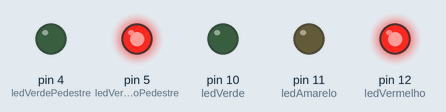
Recording of a sketch running on a simulated Arduino Uno, built with avr-gcc and run on an emulated ATmega328P. Shown: output pins drawn as LEDs (lit = HIGH).

Above: at 1.0 s.
At 5.0 s:
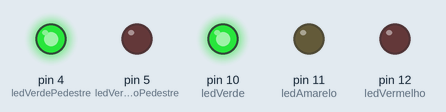
At 7.0 s:
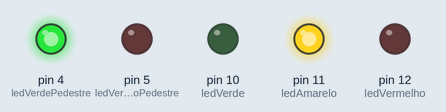
Timing chart, 0 to 10.4 s (numbered marks = the images above):
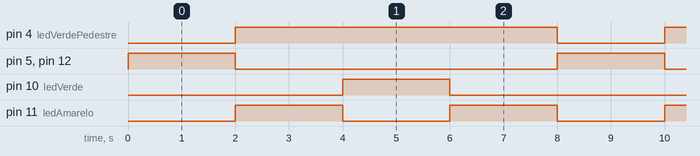

Measured:
- by itself, pin 4 (ledVerdePedestre): alternates HIGH for 6.0 s and LOW for 2.0 s
- by itself, pin 5 (ledVermelhoPedestre), pin 10 (ledVerde), pin 12 (ledVermelho): alternates HIGH for 2.0 s and LOW for 6.0 s
- by itself, pin 11 (ledAmarelo): alternates HIGH for 2.0 s and LOW for 2.0 s

The sketch:

codigoArduino1.ino
```cpp
const int ledVermelho = 12;
const int ledAmarelo = 11;
const int ledVerde = 10;
const int ledVermelhoPedestre = 5;
const int ledVerdePedestre = 4;

const int tempo = 2000;

void setup(){
	pinMode(ledVermelho, OUTPUT);
    pinMode(ledAmarelo, OUTPUT);
    pinMode(ledVerde, OUTPUT);
    pinMode(ledVermelhoPedestre, OUTPUT);
    pinMode(ledVerdePedestre, OUTPUT);
}

void loop(){
	digitalWrite(ledVermelho, HIGH);
	digitalWrite(ledAmarelo, LOW);
	digitalWrite(ledVerde, LOW);
    pedestre();
    delay(tempo);

    digitalWrite(ledVermelho, LOW);
	digitalWrite(ledAmarelo, HIGH);
	digitalWrite(ledVerde, LOW);
    pedestre();
    delay(tempo);

    digitalWrite(ledVermelho, LOW);
	digitalWrite(ledAmarelo, LOW);
	digitalWrite(ledVerde, HIGH);
    pedestre();
    delay(tempo);

    digitalWrite(ledVermelho, LOW);
	digitalWrite(ledAmarelo, HIGH);
	digitalWrite(ledVerde, LOW);
    pedestre();
    delay(tempo);

}


void pedestre(){
   if(digitalRead(ledVermelho) == HIGH){
       digitalWrite(ledVerdePedestre, LOW);
       digitalWrite(ledVermelhoPedestre, HIGH);
    }else{
       digitalWrite(ledVerdePedestre, HIGH);
       digitalWrite(ledVermelhoPedestre, LOW);
    }

}
```
